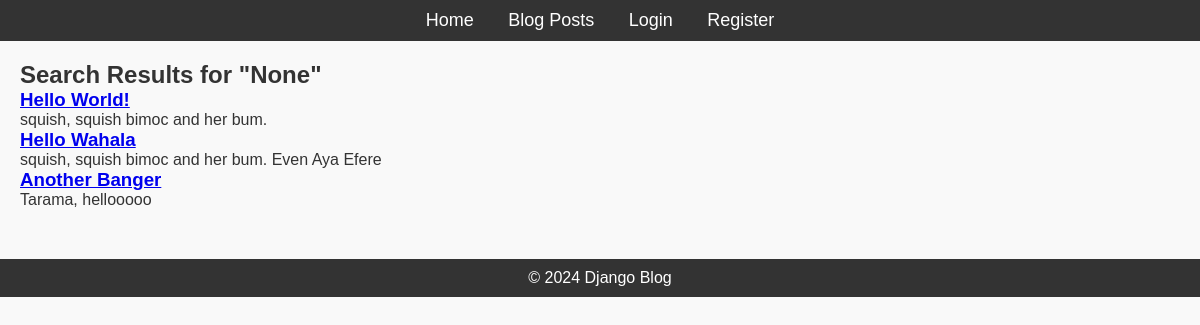
/search/, run on an earlier commit of the app's database.
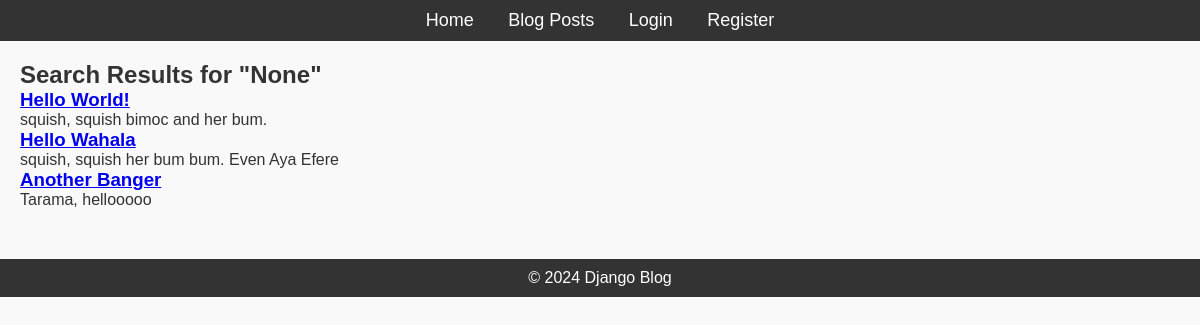
And on a later commit of the database.
### blog/models.py (models this page shows, shortened)
class Post(models.Model):
    title = models.CharField(max_length=200)
    content = models.TextField()
    published_date = models.DateTimeField(auto_now=True)
    author = models.ForeignKey(User, on_delete=models.CASCADE, related_name='post')
    tags = TaggableManager()

### blog/views.py (the view)
# urls.py: path('search/', views.search_posts, name='search-posts'),
def search_posts(request):
    query = request.GET.get('q')
    results = Post.objects.all()
    if query:
        results = results.filter(
            Q(title__icontains=query) |
            Q(content__icontains=query) |
            Q(tags__name__icontains=query)
        ).distinct()
    return render(request, 'blog/search_results.html', {'posts': results, 'query': query})

### blog/templates/blog/search_results.html
{% extends 'blog/base.html' %}
{% block content %}
<h2>Search Results for "{{ query }}"</h2>
{% if posts %}
{% for post in posts %}
<h3><a href="{% url 'post-detail' post.pk %}">{{ post.title }}</a></h3>
<p>{{ post.content|truncatechars:150 }}</p>
{% endfor %}
{% else %}
<p>No posts found.</p>
{% endif %}
{% endblock content %}

What changed in the data, as far as the page shows it:
changed Post "Hello Wahala": content "squish, squish bimoc and her bum. Even Aya Efere" → "squish, squish her bum bum. Even Aya Efere"
